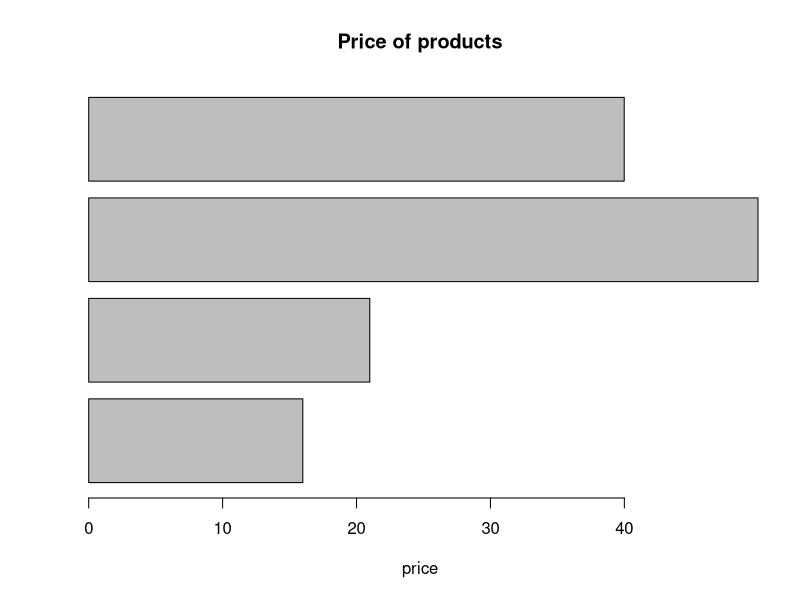
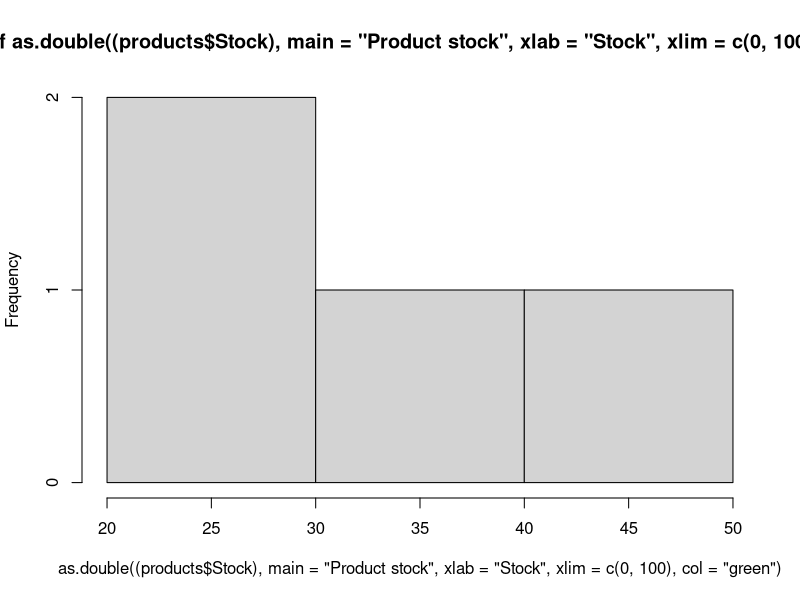
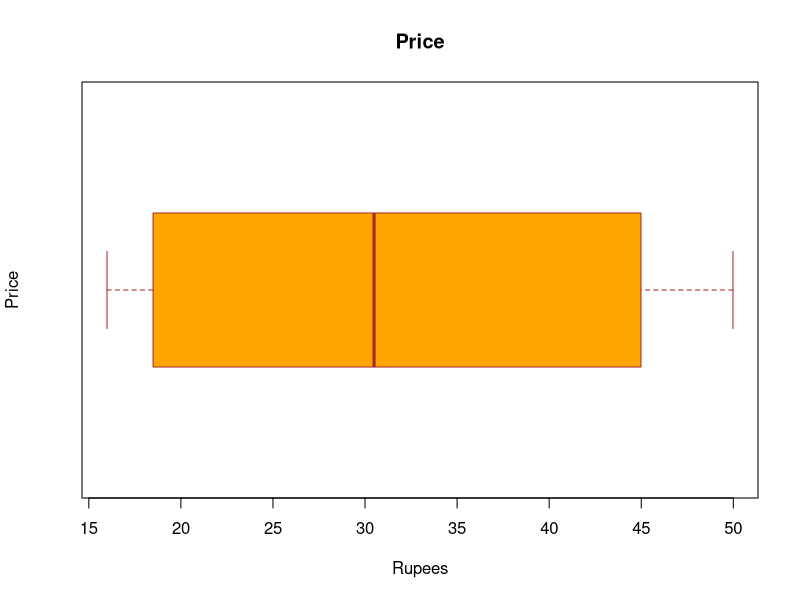
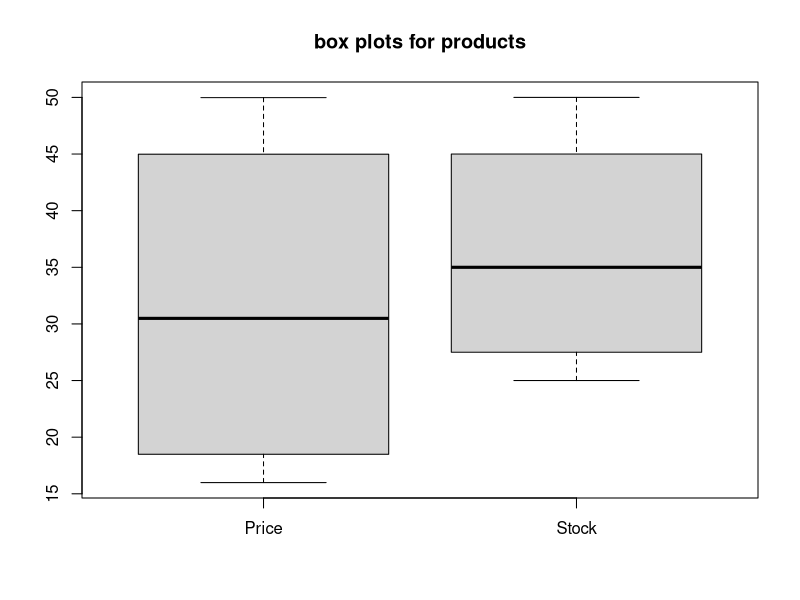

Generate these figures, in order, with R:
products <- data.frame(
    ProductId = c(101, 102, 103),
    ProductName = c("T-Shirt", "Jeans", "Shoes"),
    Price = c(15.99, 20.99, 49.98),
    Stock = c(50, 30, 25),
    stringsAsFactors = FALSE
)
print(products)

# print first column of dataframe
products[1]

# structure of dataframe
str(products)


# summary of dataframe
b = summary(products)
b

# accessing the same attribute using different methods:-------------------------
result = data.frame(products$ProductName)
result

products[1]

products[["ProductName"]]

products$Price

dim(products)

# adding a new row:
newProduct = c(104, "SunGlasses", 39.99, 40)
products = rbind(products, newProduct)
cat("\nUpdated product dataframe:\n")
products

# adding a new column

Discount <- c(5, 10, 8, 4)
products <- cbind(products, Discount)
products

# combining two dataframes into one

products1 <- data.frame(
    ProductId = c(105, 106),
    ProductName = c("Belt", "Trousers"),
    Price = c(20.99, 45.98),
    Stock = c(70, 40),
    Discount = c(10, 15),
    stringsAsFactors = FALSE
)
products1

combined = rbind(products, products1)
combined

# now horizontally

products3 <- data.frame(Brand = c("Noke", "Abbibas", "OverArmour", "Mucci", "Louis Bitton", "Divided Colours of Menetton"))

combined1 <- cbind(combined, products3)
combined1

# ==============================================================================
# install.packages("dplyr")
library(dplyr)

stats <- data.frame(
    player = c("a", "b", "c", "d", "a", "a"),
    runs = c(100, 200, 408, 19, 56, 100),
    wickets = c(17, 20, NA, 5, 2, 17)
)

# fetch players who scored more than 100 runs
filter(stats, runs > 100)

filter(stats, wickets > 10)

# remove duplicates:
# reove duplicate rows, but the whole row must match:
distinct(stats)

# remove duplicate columns:
distinct(stats, player, .keep_all = TRUE)

# arrange the thing
arrange(stats, runs)
arrange(stats, wickets)

# fetch required column data:
select(stats, player, wickets)

# rename:
rename(stats, runsScored = runs)

# add new column, based on existing columns:
mutate(stats, avg = runs / 4)

# drop all and create a new column
transmute(stats, avg = runs / 4)

summarise(stats, sum(runs), mean(runs))

# horizontal bar plot
barplot(as.double(products$Price), main = "Price of products", xlab = "price", horiz = TRUE)

hist(as.double((products$Stock), main = "Product stock", xlab = "Stock", xlim = c(0, 100), col = "green"))

boxplot(as.double(products$Price), horizontal = TRUE, main = "Price", xlab = "Rupees", ylab = "Price", col = "orange", border = "brown")


products$Price = as.double(products$Price)
products$Stock = as.double(products$Stock)
boxplot(products[, 3:4], main = "box plots for products")
